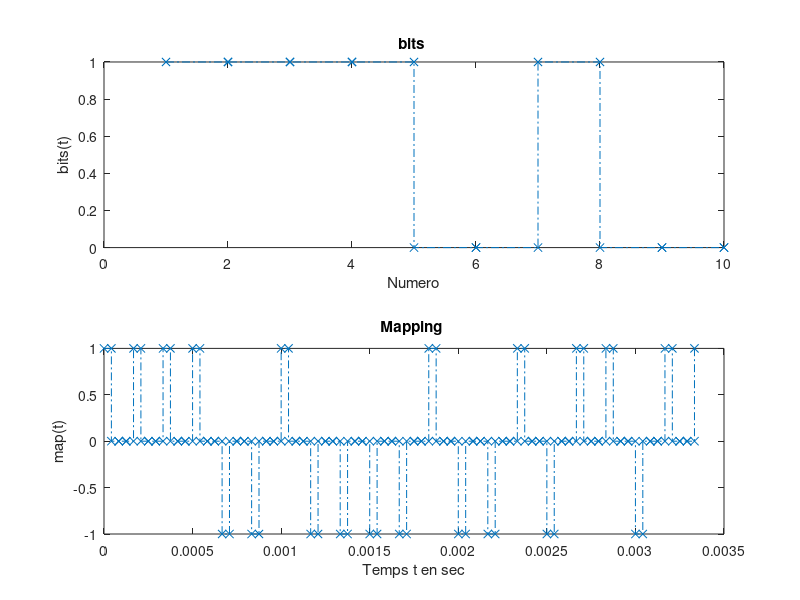
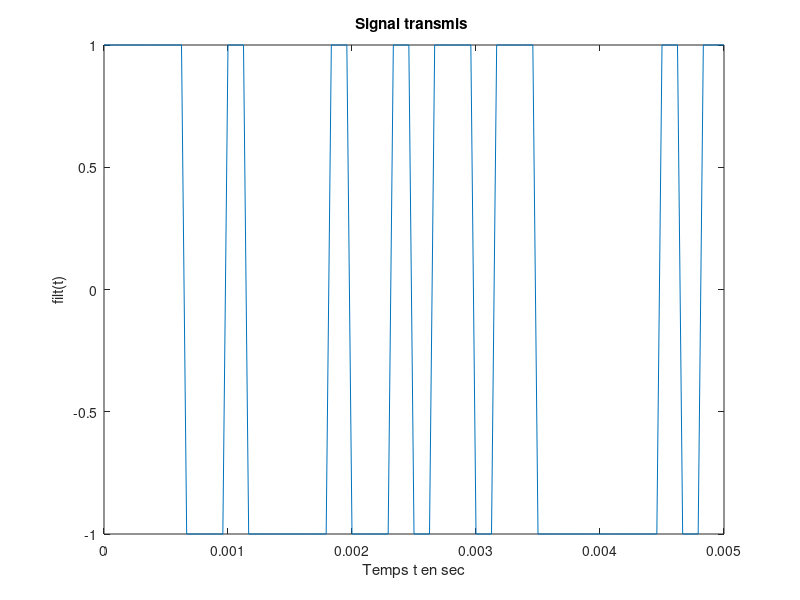
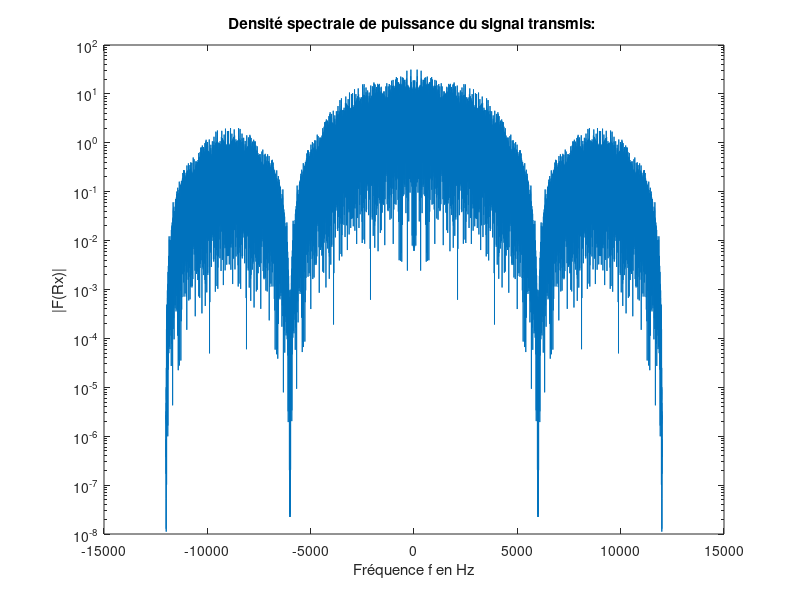
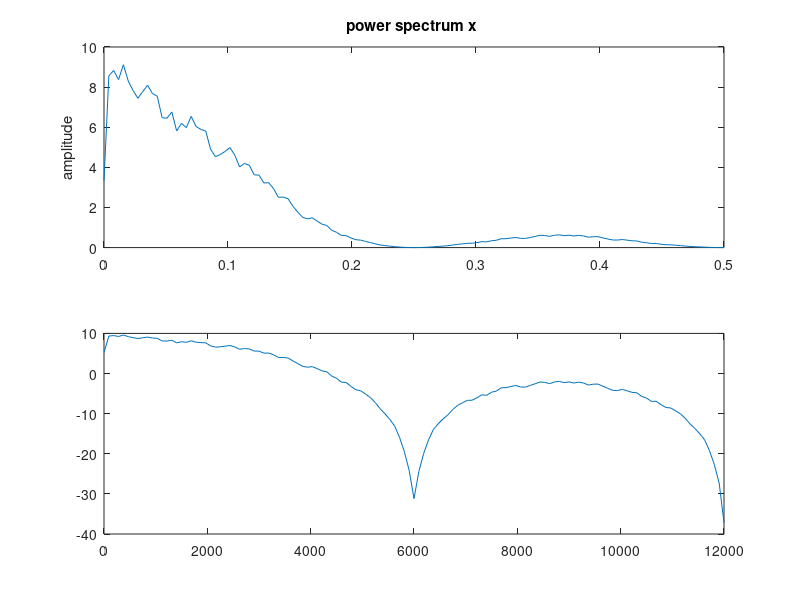

These figures' MATLAB source, in order:
clear all
close all

%% Paramètre du modulateur
Fe = 24000;
Te = 1/Fe;
Rb = 6000;
m = 1; %1 bit par symbole
Rs = Rb/m;
Ns = Fe/Rs;
Ts = Ns*Te;

%% Information binaire a transmettre
N = 5000;
Nt = N*Ns;
bits = randi([0, 1], 1, N); %Signal aleatoire de 300 bits.

%% Mapping 1 : Symbole binaire de moyenne nulle
ak = [-1, 1]; %Mapping binaires a moyenne nulle
map(bits==0) = ak(1);
map(bits==1) = ak(2);

%% Surechantillonnage
map = kron(map, [1 zeros(1, Ns-1)]);

%%Filtrage de mise en forme
h = ones(1, Ns); %Reponse impulsionnelle de type rectangulaire de duree Ts=Ns*Te
filt = filter(h, 1, map); 

%% Plot
figure(1);
subplot(211);
stairs(1:1:10, bits(1:10), '-.x');
xlabel('Numero');
ylabel('bits(t)');
title('bits ');
subplot(212);
stairs(0:Te:Te*(5*Ns)*Ns, map(1:5*Ns*Ns+1), '-.x');
xlabel('Temps t en sec');
ylabel('map(t)');
title('Mapping ');

%% Signal transmis

figure(2);
plot(0:Te:Te*(30*Ns), filt(1:30*Ns+1));
xlabel('Temps t en sec');
ylabel('filt(t)');
title('Signal transmis ');

%% DSP du signal transmis: Methode N7

figure(3)
periodogramme_filt = 1/Nt * abs( fft(filt, 2^nextpow2(length(filt))) ).^2;
semilogy(linspace(-Fe/2, Fe/2, length(periodogramme_filt)), fftshift(periodogramme_filt));
xlabel('Fréquence f en Hz');
ylabel('|F(Rx)|');
title('Densité spectrale de puissance du signal transmis: ');

%% DSP du signal transmis: Methode Welch

figure(4)
subplot(211);
pwelch(filt);
subplot(212);
PSDx = 10*log10(pwelch(filt));
plot(linspace(0, Fe/2, length(PSDx)), PSDx);

%% DSP theorique 